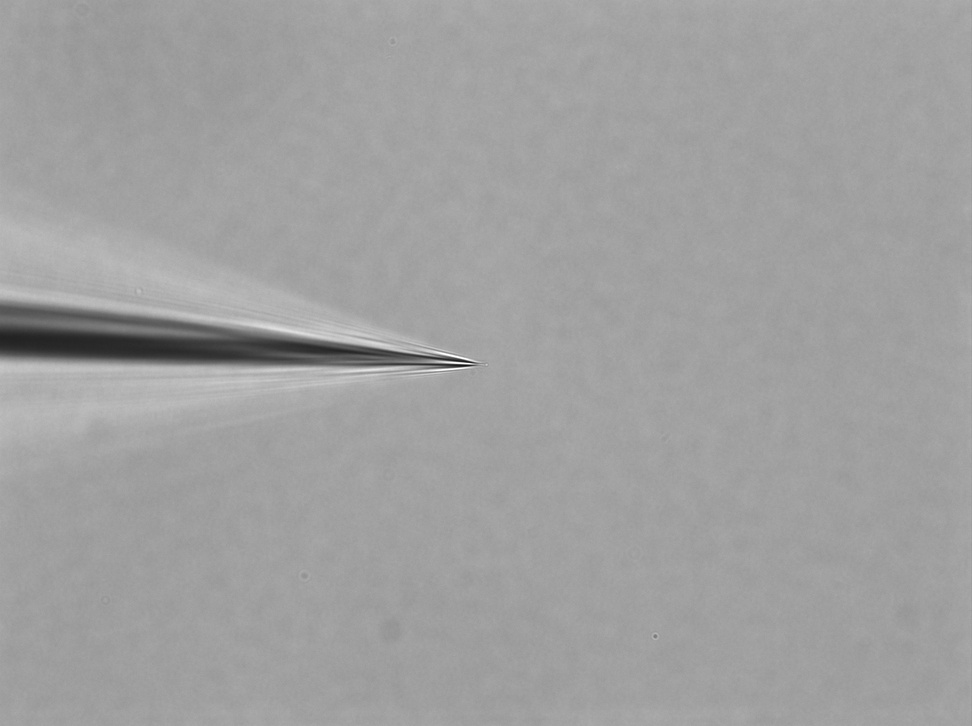
#> input picture AutomaticPatch/Lumenera/screenshots/screenshot2.jpg, 972 x 726 px, shrunk from 1392 x 1040 before the run
$ python rapport.py   (older library calls are emulated)
#> lines starting #> are read from the running program, lines starting #| are printed output that depends on the picture; after the words box and inside, x2 and y2 are one past the last pixel; in counts of white or black regions, pixels touching at a corner belong together
import cv2

img = cv2.imread('screenshot2.jpg', 0)
#> img is the input picture: shape (726, 972); min 14, max 255, mean 159.9
img = cv2.bilateralFilter(img, 4, 10, 5)
img = cv2.cvtColor(img, cv2.COLOR_GRAY2BGR)
#> img: shape (726, 972, 3)
canny = cv2.Canny(img, 40, 50)
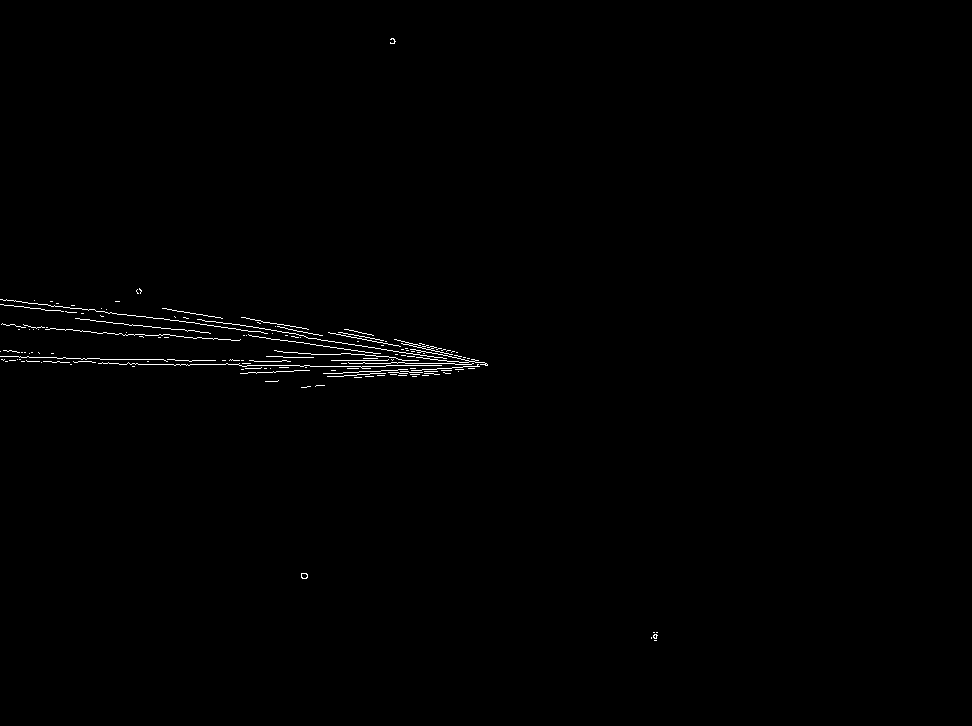
#> canny: shape (726, 972); 0.51% white in thin lines or dots, all inside (x1, y1, x2, y2) = (0, 38, 658, 641)


ret,thresh = cv2.threshold(canny,127,255,0)
im2,contours,hierarchy = cv2.findContours(thresh, 1, 2)
#> contours = 147 contours, 145 with area under 20; largest, box (x1, y1, x2, y2) and area: (301, 573, 308, 579) 28, (301, 573, 308, 579) 24
rows,cols = img.shape[:2]
#> rows = 726; cols = 972
for cnt in contours:
    M = cv2.moments(cnt)
    if (cv2.arcLength(cnt, True) > 90) & bool(M['m00']):
        [vx,vy,x,y] = cv2.fitLine(cnt, cv2.DIST_L2,0,0.01,0.01)
        lefty = int((-x*vy/vx) + y)
        righty = int(((cols-x)*vy/vx)+y)
        cv2.line(img,(cols-1,righty),(0,lefty),(0,255,0),2)
#> this loop made 147 passes
#> (vx, vy, x, y, lefty, righty) on passes 43, 92, 101: ([0.997], [-0.077], [451.7], [367.2], 402, 327), ([0.987], [0.16], [450], [357.5], 284, 442), ([0.972], [0.236], [421.7], [346.3], 244, 479)
#> cnt on passes 1, 2, 5, 6, 10, 11: [[654, 640], [656, 640]], [[651, 637], [651, 638]], [[656, 632], [657, 632]], [[653, 632], [654, 632]], [[316, 385], [315, 386], [316, 385], [324, 385]], [[278, 380], [277, 381], [265, 381], [277, 381]]
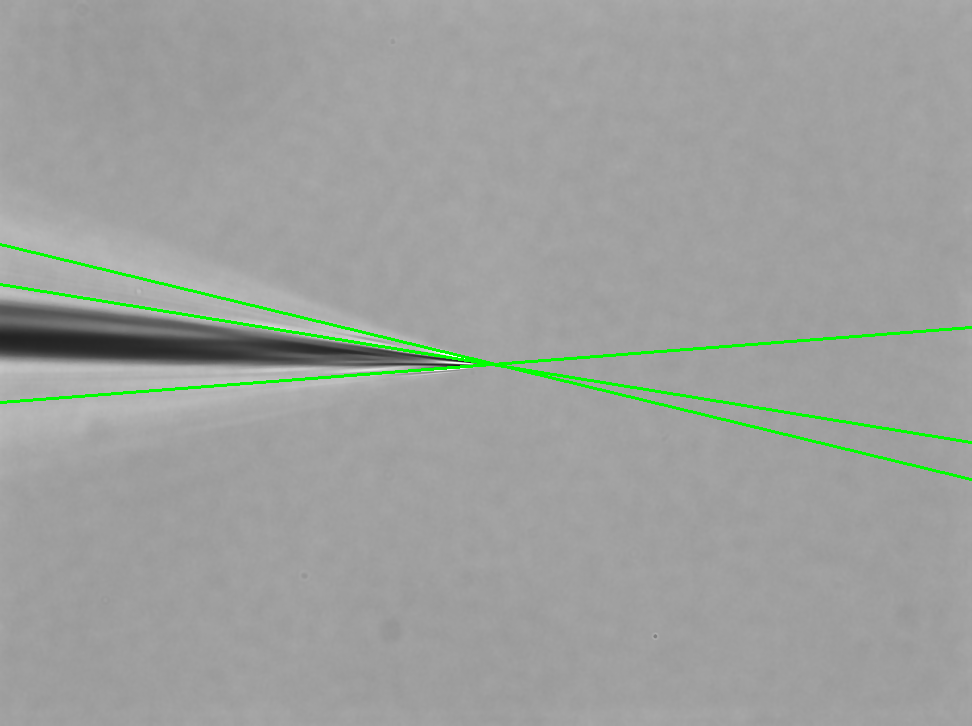
#> img: shape (726, 972, 3); mean B, G, R 157.4, 160.5, 157.4

cv2.imwrite('contour.jpg', img)

$ run again, with AutomaticPatch/Lumenera/screenshots/screenshot3.jpg copied over AutomaticPatch/Lumenera/screenshots/screenshot2.jpg
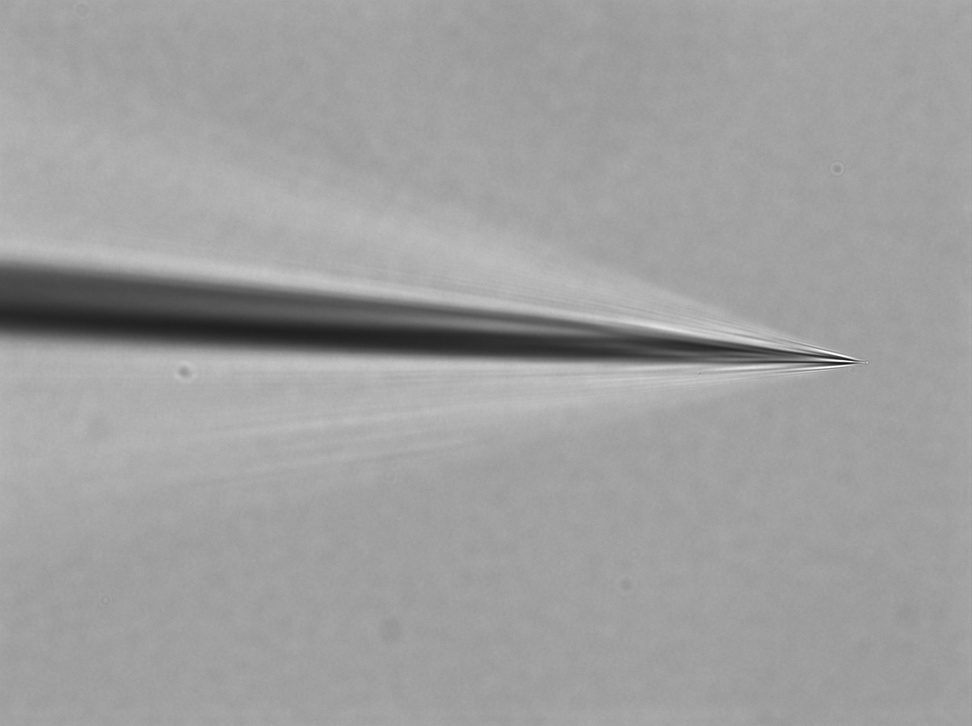
#> input picture AutomaticPatch/Lumenera/screenshots/screenshot3.jpg, 972 x 726 px, shrunk from 1392 x 1040 before the run
#> img is the input picture: shape (726, 972); min 14, max 255, mean 158.9
#> `canny = cv2.Canny(img, 40, 50)`:
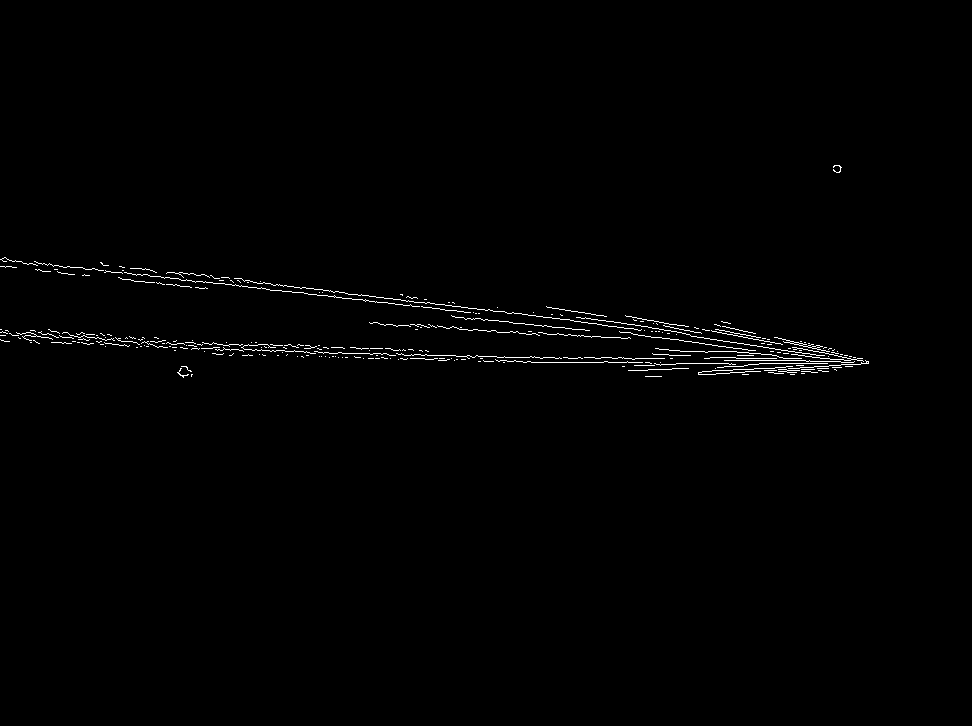
#> canny: shape (726, 972); 0.77% white in thin lines or dots, all inside (x1, y1, x2, y2) = (0, 165, 869, 378)
#> contours = 267 contours, 266 with area under 20; largest, box (x1, y1, x2, y2) and area: (774, 337, 830, 352) 43
#> the loop `for cnt in contours:` made 267 passes
#> (vx, vy, x, y, lefty, righty) on passes 19, 31, 167, 255: ([0.998], [-0.0674], [735.8], [370.4], 420, 354), ([0.997], [-0.0818], [838.2], [364.5], 433, 353), ([0.973], [0.231], [802.7], [344.2], 153, 384), ([0.994], [0.113], [255.9], [287.5], 258, 369)
#> after the loop `for cnt in contours:`:
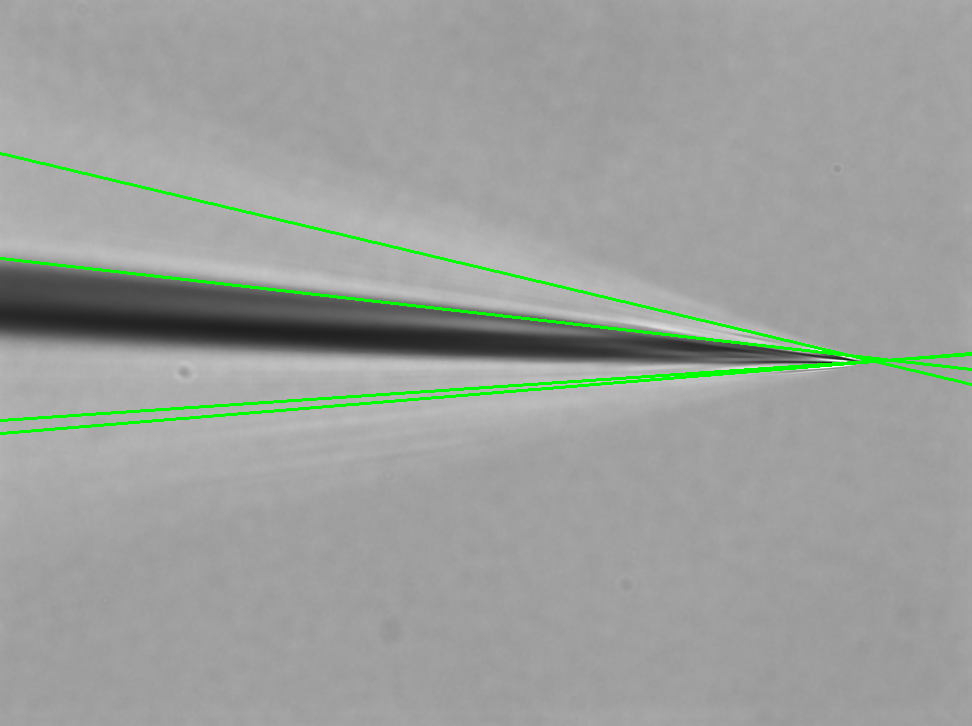
#> img: shape (726, 972, 3); mean B, G, R 155.9, 159.8, 155.9
